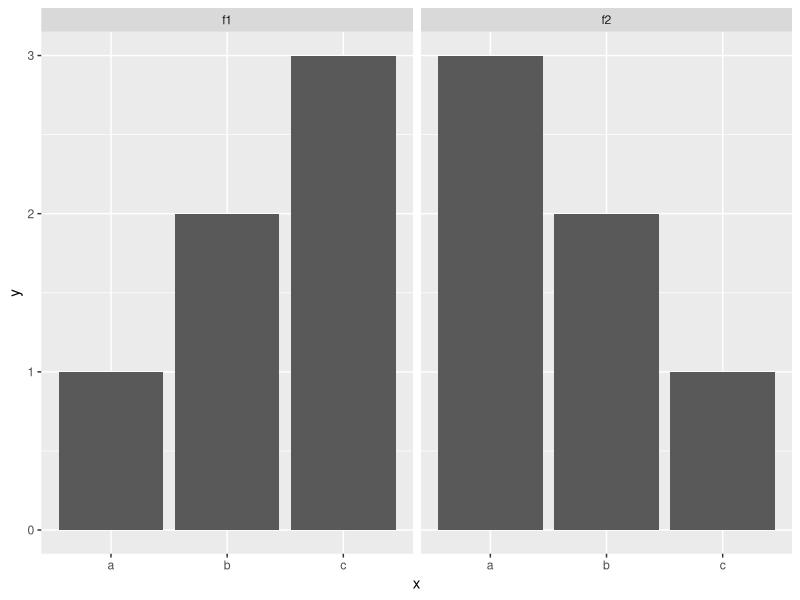

Here is the R script that generated this plot:
library(ggplot2)


d <- data.frame(
  f = rep(c("f1", "f2"), each = 3),
  x = rep(c("a", "b", "c"), 2),
  y = c(1, 2, 3, 3, 2, 1)
)

# No easy way to order categories within facets
ggplot(d, aes(x, y)) +
  geom_col() +
  facet_wrap(~ f)
